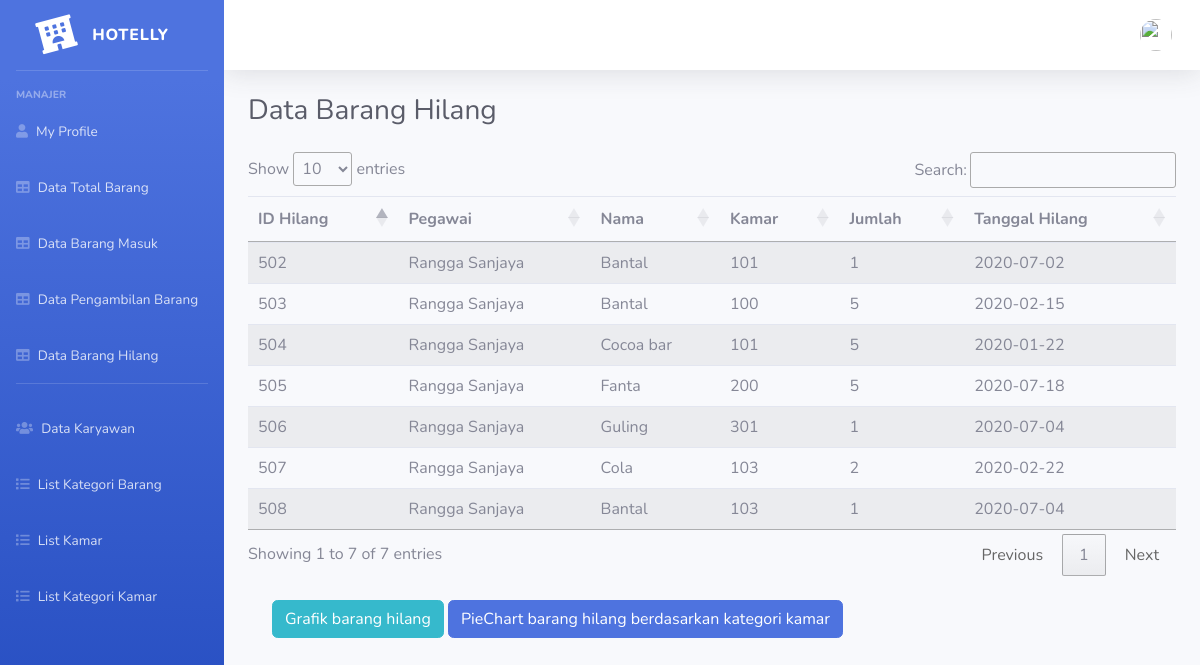
Page /index.php/manajer/lihat_barang_hilang on the committed database.
### tables this page shows
CREATE TABLE `baranghilang` (
  `id_hilang` int(11) NOT NULL,
  `id_employee` int(11) NOT NULL,
  `id_barang` int(11) NOT NULL,
  `no_kamar` int(11) NOT NULL,
  `jumlah_hilang` int(11) NOT NULL,
  `date_hilang` date NOT NULL
);

CREATE TABLE `employee` (
  `id_employee` int(11) NOT NULL,
  `name_employee` varchar(128) NOT NULL,
  `email_employee` varchar(128) NOT NULL,
  `image` varchar(128) NOT NULL,
  `password` varchar(256) NOT NULL,
  `id_role` int(11) NOT NULL,
  `is_active` int(1) NOT NULL,
  `date_created` date NOT NULL
);

CREATE TABLE `barang` (
  `id_barang` int(11) NOT NULL,
  `nama_barang` varchar(128) NOT NULL,
  `harga_barang` int(128) NOT NULL,
  `stok` int(128) NOT NULL,
  `id_kategori` int(11) NOT NULL
);

CREATE TABLE `kamar` (
  `no_kamar` int(11) NOT NULL,
  `id_kategori_kmr` int(11) NOT NULL
);

### application/controllers/Manajer.php (called while the page is built, shortened)
<?php
class Manajer extends CI_Controller
{
    function __construct()
    {
        $this->load->library('datatables');
        $this->load->model('data_tabel');
        $this->load->library('form_validation');
    }
    public function lihat_barang_hilang()
    {
        $data['employee'] = $this->db->get_where('employee', ['email_employee' =>
        $this->session->userdata('email_employee')])->row_array();
        $data1['hasil'] = $this->data_tabel->tampil_barang_hilang();
        $this->load->view('templates/header', $data);
        $this->load->view('manajer_view/lihat_barang_hilang', $data1);
    }
}

### index.php (called while the page is built, shortened)
<?php
require_once BASEPATH.'core/CodeIgniter.php';

### application/models/data_tabel.php (called while the page is built, shortened)
<?php
class data_tabel extends CI_Model
{
    function tampil_barang_hilang()
    {
        $this->db->select('*');
        $this->db->from('baranghilang');
        $this->db->join('kamar', 'baranghilang.no_kamar=kamar.no_kamar');
        $this->db->join('barang', 'baranghilang.id_barang=barang.id_barang');
        $this->db->join('employee', 'baranghilang.id_employee=employee.id_employee');
        $query = $this->db->get();
        return $query->result();
    }
}

### application/views/manajer_view/lihat_barang_hilang.php (the view, shortened to what this page needs)
<ul class="navbar-nav bg-gradient-primary sidebar sidebar-dark accordion" id="accordionSidebar">
    <a class="sidebar-brand d-flex align-items-center justify-content-center" href="<?= base_url('manajer/index') ?>">
        <div class="sidebar-brand-icon rotate-n-15">
            <i class="fas fa-hotel"></i>
        </div>
        <div class="sidebar-brand-text mx-3">Hotelly</div>
    </a>
    <hr class="sidebar-divider">
    <div class="sidebar-heading">
        Manajer
    </div>
    <li class="nav-item">
        <a class="nav-link" href="<?= base_url('manajer/index') ?>">
            <i class="fa fa-user"></i>
            <span>My Profile</span></a>
    </li>
    <li class="nav-item">
        <a class="nav-link" href="<?= base_url('manajer/lihat_barang') ?>">
            <i class="fa fa-table" aria-hidden="true"></i>
            <span>Data Total Barang</span></a>
    </li>
    <li class=" nav-item">
        <a class="nav-link" href="<?= base_url('manajer/lihat_barang_masuk') ?>">
            <i class="fa fa-table" aria-hidden="true"></i>
            <span>Data Barang Masuk</span></a>
    </li>
    <li class="nav-item">
        <a class="nav-link" href="<?= base_url('manajer/lihat_barang_keluar') ?>">
            <i class="fa fa-table" aria-hidden="true"></i>
            <span>Data Pengambilan Barang</span></a>
    </li>
    <li class="nav-item">
        <a class="nav-link" href="<?= base_url('manajer/lihat_barang_hilang') ?>">
            <i class="fa fa-table" aria-hidden="true"></i>
            <span>Data Barang Hilang</span></a>
    </li>
    <hr class="sidebar-divider">
    <li class="nav-item">
        <a class="nav-link" href="<?= base_url('manajer_job/index') ?>">
            <i class="fa fa-users" aria-hidden="true"></i>
            <span>Data Karyawan</span></a>
    </li>
    <li class="nav-item">
        <a class="nav-link" href="<?= base_url('manajer_job/lihat_list_kategori') ?>">
            <i class="fa fa-list" aria-hidden="true"></i>
            <span>List Kategori Barang</span></a>
    </li>
    <li class="nav-item">
        <a class="nav-link" href="<?= base_url('manajer_job/lihat_list_kamar') ?>">
            <i class="fa fa-list" aria-hidden="true"></i>
            <span>List Kamar</span></a>
    </li>
    <li class="nav-item">
        <a class="nav-link" href="<?= base_url('manajer_job/lihat_list_kategori_kamar') ?>">
            <i class="fa fa-list" aria-hidden="true"></i>
            <span>List Kategori Kamar</span></a>
    </li>
</ul>
<div id="content-wrapper" class="d-flex flex-column">
    <div id="content">
        <nav class="navbar navbar-expand navbar-light bg-white topbar mb-4 static-top shadow">
            <ul class="navbar-nav ml-auto">
                <li class="nav-item dropdown no-arrow">
                    <a class="nav-link dropdown-toggle" href="#" id="userDropdown" role="button" data-toggle="dropdown" aria-haspopup="true" aria-expanded="false">
                        <img class="img-profile rounded-circle" src="<?= base_url('assets/img/profile/') . $employee['image']  ?>">
                    </a>
                </li>
            </ul>
        </nav>
        <div class="container-fluid">
            <h1 class="h3 mb-4 text-gray-800">Data Barang Hilang</h1>
            <table class="table table-striped" id="tabel-data">
                <thead>
                    <tr>
                        <th>ID Hilang</th>
                        <th>Pegawai</th>
                        <th>Nama</th>
                        <th>Kamar</th>
                        <th>Jumlah</th>
                        <th>Tanggal Hilang</th>
                    </tr>
                </thead>
                <tbody>
                    <?php
                    foreach ($hasil as $item) {
                    ?>
                        <tr>
                            <td><?php echo $item->id_hilang; ?></td>
                            <td><?php echo $item->name_employee; ?></td>
                            <td><?php echo $item->nama_barang; ?></td>
                            <td><?php echo $item->no_kamar; ?></td>
                            <td><?php echo $item->jumlah_hilang; ?></td>
                            <td><?php echo $item->date_hilang; ?></td>
                        </tr>
                    <?php
                    }
                    ?>
                </tbody>
            </table>
            <br>
            <div class="container">
                <a href="<?= base_url('data_visual/graph_barang_hilang') ?>" class="btn btn-info" role="button" class="btn btn-info">Grafik barang hilang</a>
                <a href="<?= base_url('data_visual/graph_barang_hilang2') ?>" class="btn btn-primary" role="button" class="btn btn-primary">PieChart barang hilang berdasarkan kategori kamar</a>
            </div>
            <br>
        </div>
    </div>

### rows in the picture
baranghilang: id_hilang "502", id_employee.name_employee "Rangga Sanjaya", id_barang.nama_barang "Bantal", no_kamar.no_kamar "101", jumlah_hilang "1", date_hilang "2020-07-02"
baranghilang: id_hilang "503", id_employee.name_employee "Rangga Sanjaya", id_barang.nama_barang "Bantal", no_kamar.no_kamar "100", jumlah_hilang "5", date_hilang "2020-02-15"
baranghilang: id_hilang "504", id_employee.name_employee "Rangga Sanjaya", id_barang.nama_barang "Cocoa bar", no_kamar.no_kamar "101", jumlah_hilang "5", date_hilang "2020-01-22"
baranghilang: id_hilang "505", id_employee.name_employee "Rangga Sanjaya", id_barang.nama_barang "Fanta", no_kamar.no_kamar "200", jumlah_hilang "5", date_hilang "2020-07-18"
baranghilang: id_hilang "506", id_employee.name_employee "Rangga Sanjaya", id_barang.nama_barang "Guling", no_kamar.no_kamar "301", jumlah_hilang "1", date_hilang "2020-07-04"
baranghilang: id_hilang "507", id_employee.name_employee "Rangga Sanjaya", id_barang.nama_barang "Cola", no_kamar.no_kamar "103", jumlah_hilang "2", date_hilang "2020-02-22"
baranghilang: id_hilang "508", id_employee.name_employee "Rangga Sanjaya", id_barang.nama_barang "Bantal", no_kamar.no_kamar "103", jumlah_hilang "1", date_hilang "2020-07-04"
